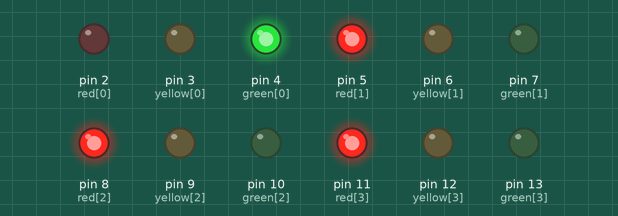
This sketch was run on a simulated Arduino Uno, built with avr-gcc and run on an emulated ATmega328P. Parts: output pins drawn as LEDs (lit = HIGH).

Above: at 0.1 s.
At 4.1 s:
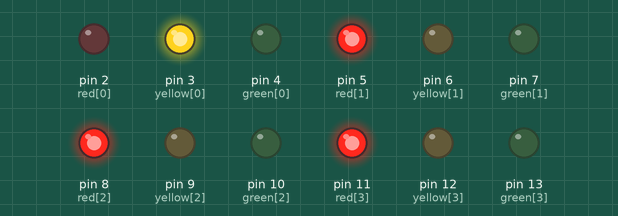
At 6.1 s:
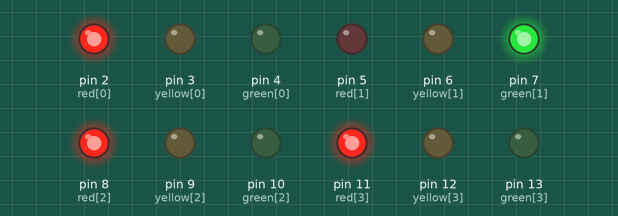
At 10.1 s:
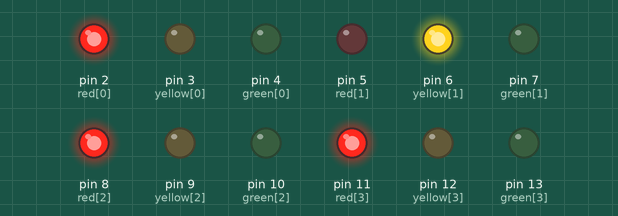
At 18.1 s:
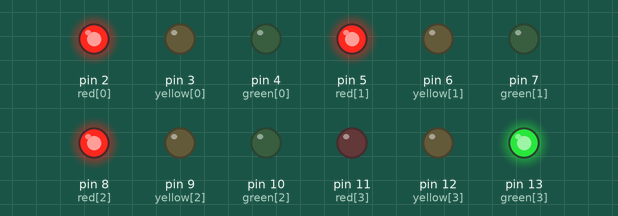
At 36.1 s:
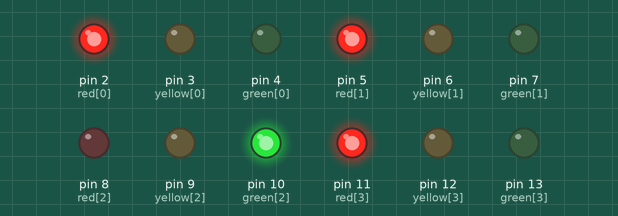
Timing chart, 0 to 37.6 s (numbered marks = the images above):
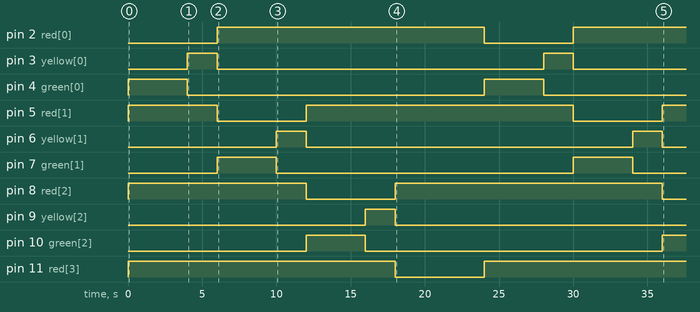

The sketch:

traffic_light.ino.ino
```cpp
int red[] = {2, 5, 8, 11};
int yellow[] = {3, 6, 9, 12};
int green[] = {4, 7, 10, 13};

void setup() {
  for (int i = 0; i < 4; i++) {
    pinMode(red[i], OUTPUT);
    pinMode(yellow[i], OUTPUT);
    pinMode(green[i], OUTPUT);
  }
}

void loop() {
  for (int i = 0; i < 4; i++) {
    // Turn RED for all
    for (int j = 0; j < 4; j++) {
      digitalWrite(red[j], HIGH);
      digitalWrite(green[j], LOW);
      digitalWrite(yellow[j], LOW);
    }

    // Turn GREEN for current road
    digitalWrite(red[i], LOW);           // Turn off RED
    digitalWrite(green[i], HIGH);        // Turn on GREEN
    delay(4000);                          // Stay green for 5 seconds

    // YELLOW light before turning red
    digitalWrite(green[i], LOW);
    digitalWrite(yellow[i], HIGH);
    delay(2000);                          // Yellow for 2 seconds
    digitalWrite(yellow[i], LOW);
  }
}
```

Measured:
- by itself, pin 2 (red[0]): LOW → HIGH at 6.0 s, → LOW 18.0 s later, → HIGH 6.0 s later
- by itself, pin 3 (yellow[0]), pin 6 (yellow[1]): alternates HIGH for 2.0 s and LOW for 22.0 s
- by itself, pin 4 (green[0]), pin 7 (green[1]): alternates HIGH for 4.0 s and LOW for 20.0 s
- by itself, pin 5 (red[1]): goes HIGH 6.0 s, LOW 6.0 s, HIGH 18.0 s, LOW 6.0 s, then HIGH
- by itself, pin 8 (red[2]): LOW → HIGH at 0.00 s, → LOW 12.0 s later, → HIGH 6.0 s later, → LOW 18.0 s later
- by itself, pin 9 (yellow[2]): LOW → HIGH at 16.0 s, → LOW 2.0 s later
- by itself, pin 10 (green[2]): LOW → HIGH at 12.0 s, → LOW 4.0 s later, → HIGH 20.0 s later
- by itself, pin 11 (red[3]): LOW → HIGH at 0.00 s, → LOW 18.0 s later, → HIGH 6.0 s later
